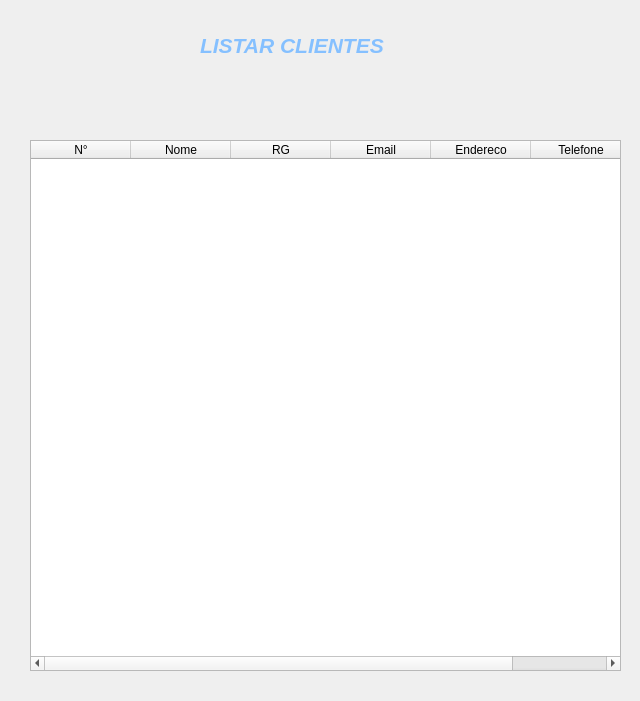
<?xml version="1.0" encoding="UTF-8"?>
<ui version="4.0">
 <class>Form</class>
 <widget class="QWidget" name="Form">
  <property name="geometry">
   <rect>
    <x>0</x>
    <y>0</y>
    <width>640</width>
    <height>701</height>
   </rect>
  </property>
  <property name="windowTitle">
   <string>Form</string>
  </property>
  <widget class="QLabel" name="label">
   <property name="geometry">
    <rect>
     <x>200</x>
     <y>30</y>
     <width>291</width>
     <height>31</height>
    </rect>
   </property>
   <property name="font">
    <font>
     <family>Arial</family>
     <pointsize>16</pointsize>
     <italic>true</italic>
     <bold>true</bold>
    </font>
   </property>
   <property name="styleSheet">
    <string notr="true">color: rgb(133, 192, 255)</string>
   </property>
   <property name="text">
    <string>LISTAR CLIENTES</string>
   </property>
  </widget>
  <widget class="QLabel" name="label_8">
   <property name="geometry">
    <rect>
     <x>0</x>
     <y>0</y>
     <width>641</width>
     <height>711</height>
    </rect>
   </property>
   <property name="text">
    <string/>
   </property>
   <property name="pixmap">
    <pixmap>fundo.jpg</pixmap>
   </property>
   <property name="scaledContents">
    <bool>true</bool>
   </property>
  </widget>
  <widget class="QPushButton" name="bVoltarTelaEditar">
   <property name="geometry">
    <rect>
     <x>20</x>
     <y>30</y>
     <width>71</width>
     <height>51</height>
    </rect>
   </property>
   <property name="text">
    <string/>
   </property>
   <property name="icon">
    <iconset>
     <normaloff>vire-a-esquerda.png</normaloff>vire-a-esquerda.png</iconset>
   </property>
   <property name="iconSize">
    <size>
     <width>50</width>
     <height>50</height>
    </size>
   </property>
   <property name="flat">
    <bool>true</bool>
   </property>
  </widget>
  <widget class="QTableWidget" name="resultado">
   <property name="geometry">
    <rect>
     <x>30</x>
     <y>140</y>
     <width>591</width>
     <height>531</height>
    </rect>
   </property>
   <column>
    <property name="text">
     <string>N°</string>
    </property>
   </column>
   <column>
    <property name="text">
     <string>Nome</string>
    </property>
   </column>
   <column>
    <property name="text">
     <string>RG</string>
    </property>
   </column>
   <column>
    <property name="text">
     <string>Email</string>
    </property>
   </column>
   <column>
    <property name="text">
     <string>Endereco</string>
    </property>
   </column>
   <column>
    <property name="text">
     <string>Telefone</string>
    </property>
   </column>
  </widget>
  <zorder>label_8</zorder>
  <zorder>label</zorder>
  <zorder>bVoltarTelaEditar</zorder>
  <zorder>resultado</zorder>
 </widget>
 <resources/>
 <connections/>
</ui>
